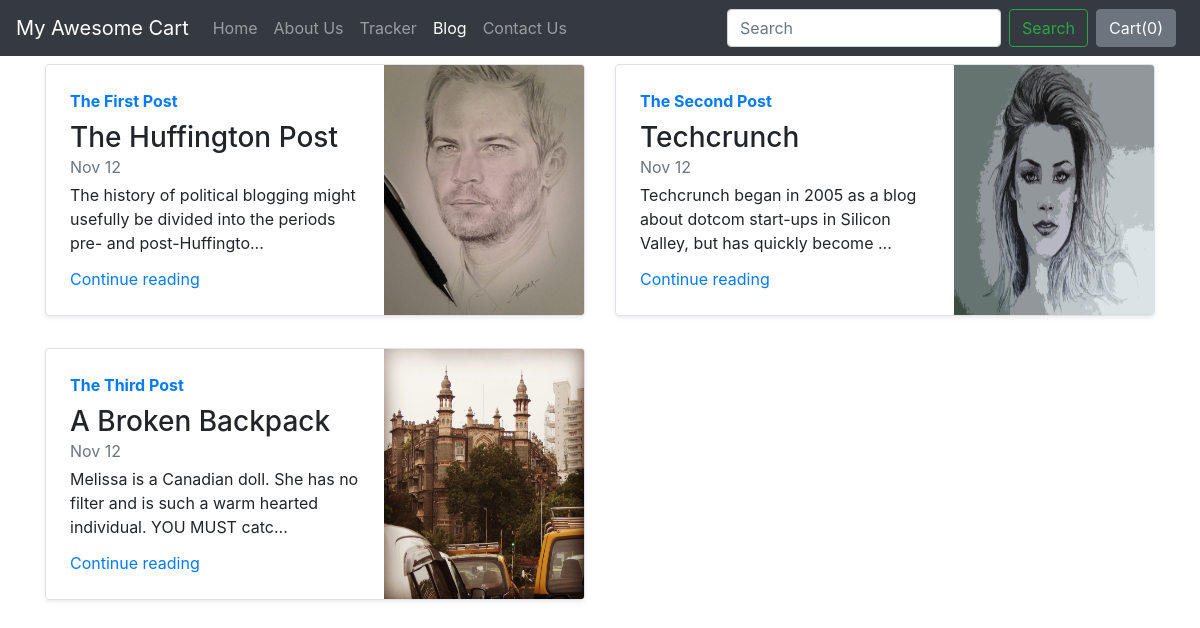
Screenshot of /blog/ with the database file from the repository.
### blog/models.py (models this page shows, shortened)
class Blogpost(models.Model):
    post_id = models.AutoField(primary_key=True)
    title = models.CharField(max_length=50)
    head0 = models.CharField(max_length=500, default="")
    chead0 = models.CharField(max_length=5000, default="")
    head1 = models.CharField(max_length=500, default="")
    chead1 = models.CharField(max_length=5000, default="")
    head2 = models.CharField(max_length=500, default="")
    chead2 = models.CharField(max_length=5000, default="")
    pub_date = models.DateField()
    thumbnail = models.ImageField(upload_to='shop/images', default="")

### blog/views.py (the view)
# urls.py: path('', views.index)
def index(request):
    myposts = Blogpost.objects.all()
    return render(request, 'blog/index.html', {'myposts': myposts})

### blog/templates/blog/index.html
{% extends 'blog/basic.html' %}
{% block body %}
<div class="container">
<div class="row my-2">
    {% for item in myposts %}
        <div class="col-md-6">
            <div
                class="row no-gutters border rounded overflow-hidden flex-md-row mb-4 shadow-sm h-md-250 position-relative">
                <div class="col p-4 d-flex flex-column position-static">
                    <strong class="d-inline-block mb-2 text-primary">{{item.title}}</strong>
                    <h3 class="mb-0">{{item.head0}}</h3>
                    <div class="mb-1 text-muted">Nov 12</div>
                    <p class="card-text mb-auto">{{item.chead0|slice:"0:100"}}...</p>
                    <a href="blogpost/{{item.post_id}}" class="stretched-link">Continue reading</a>
                </div>
                <div class="col-auto d-none d-lg-block">
                    <img src="/media/{{item.thumbnail}}" class="bd-placeholder-img" width="200" height="250"
                        aria-label="Placeholder: Thumbnail"/>
                </div>
            </div>
        </div>
{% if forloop.counter|divisibleby:2 %}
    </div><div class="row my-2">
    {% endif %}
    {% endfor %}
</div>
{% endblock %}

### rows the page displays
Blogpost: title "The First Post", head0 "The Huffington Post", chead0 "The history of political blogging might usefully be divided into the periods pre- and post-Huffingto", thumbnail (picture)
Blogpost: title "The Second Post", head0 "Techcrunch", chead0 "Techcrunch began in 2005 as a blog about dotcom start-ups in Silicon Valley, but has quickly become", thumbnail (picture)
Blogpost: title "The Third Post", head0 "A Broken Backpack", chead0 "Melissa is a Canadian doll. She has no filter and is such a warm hearted individual. YOU MUST catc", thumbnail (picture)
